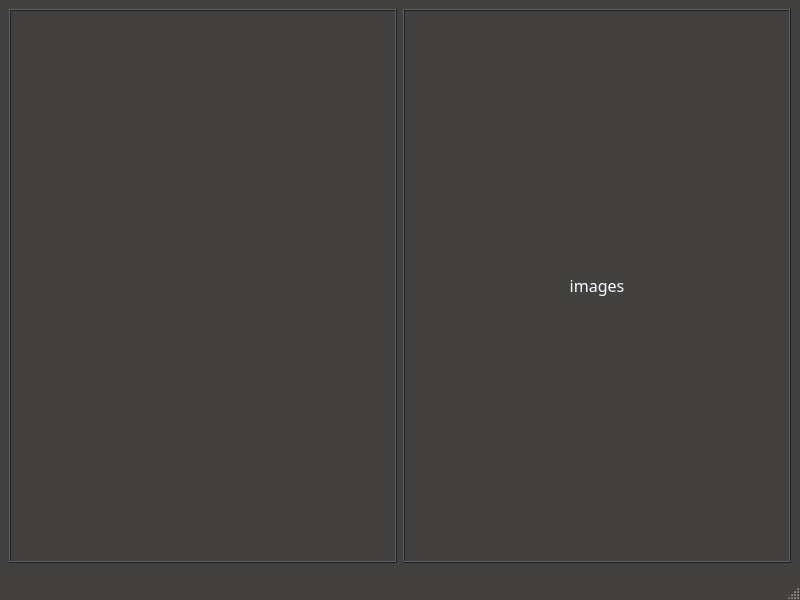
<?xml version="1.0" encoding="UTF-8"?>
<ui version="4.0">
 <class>MainWindow</class>
 <widget class="QMainWindow" name="MainWindow">
  <property name="geometry">
   <rect>
    <x>0</x>
    <y>0</y>
    <width>800</width>
    <height>600</height>
   </rect>
  </property>
  <property name="palette">
   <palette>
    <active>
     <colorrole role="WindowText">
      <brush brushstyle="SolidPattern">
       <color alpha="255">
        <red>255</red>
        <green>255</green>
        <blue>255</blue>
       </color>
      </brush>
     </colorrole>
     <colorrole role="Button">
      <brush brushstyle="SolidPattern">
       <color alpha="255">
        <red>66</red>
        <green>65</green>
        <blue>64</blue>
       </color>
      </brush>
     </colorrole>
     <colorrole role="Light">
      <brush brushstyle="SolidPattern">
       <color alpha="255">
        <red>99</red>
        <green>97</green>
        <blue>96</blue>
       </color>
      </brush>
     </colorrole>
     <colorrole role="Midlight">
      <brush brushstyle="SolidPattern">
       <color alpha="255">
        <red>82</red>
        <green>81</green>
        <blue>80</blue>
       </color>
      </brush>
     </colorrole>
     <colorrole role="Dark">
      <brush brushstyle="SolidPattern">
       <color alpha="255">
        <red>33</red>
        <green>32</green>
        <blue>32</blue>
       </color>
      </brush>
     </colorrole>
     <colorrole role="Mid">
      <brush brushstyle="SolidPattern">
       <color alpha="255">
        <red>44</red>
        <green>43</green>
        <blue>42</blue>
       </color>
      </brush>
     </colorrole>
     <colorrole role="Text">
      <brush brushstyle="SolidPattern">
       <color alpha="255">
        <red>255</red>
        <green>255</green>
        <blue>255</blue>
       </color>
      </brush>
     </colorrole>
     <colorrole role="BrightText">
      <brush brushstyle="SolidPattern">
       <color alpha="255">
        <red>255</red>
        <green>255</green>
        <blue>255</blue>
       </color>
      </brush>
     </colorrole>
     <colorrole role="ButtonText">
      <brush brushstyle="SolidPattern">
       <color alpha="255">
        <red>255</red>
        <green>255</green>
        <blue>255</blue>
       </color>
      </brush>
     </colorrole>
     <colorrole role="Base">
      <brush brushstyle="SolidPattern">
       <color alpha="255">
        <red>0</red>
        <green>0</green>
        <blue>0</blue>
       </color>
      </brush>
     </colorrole>
     <colorrole role="Window">
      <brush brushstyle="SolidPattern">
       <color alpha="255">
        <red>66</red>
        <green>65</green>
        <blue>64</blue>
       </color>
      </brush>
     </colorrole>
     <colorrole role="Shadow">
      <brush brushstyle="SolidPattern">
       <color alpha="255">
        <red>0</red>
        <green>0</green>
        <blue>0</blue>
       </color>
      </brush>
     </colorrole>
     <colorrole role="AlternateBase">
      <brush brushstyle="SolidPattern">
       <color alpha="255">
        <red>33</red>
        <green>32</green>
        <blue>32</blue>
       </color>
      </brush>
     </colorrole>
     <colorrole role="ToolTipBase">
      <brush brushstyle="SolidPattern">
       <color alpha="255">
        <red>255</red>
        <green>255</green>
        <blue>220</blue>
       </color>
      </brush>
     </colorrole>
     <colorrole role="ToolTipText">
      <brush brushstyle="SolidPattern">
       <color alpha="255">
        <red>0</red>
        <green>0</green>
        <blue>0</blue>
       </color>
      </brush>
     </colorrole>
    </active>
    <inactive>
     <colorrole role="WindowText">
      <brush brushstyle="SolidPattern">
       <color alpha="255">
        <red>255</red>
        <green>255</green>
        <blue>255</blue>
       </color>
      </brush>
     </colorrole>
     <colorrole role="Button">
      <brush brushstyle="SolidPattern">
       <color alpha="255">
        <red>66</red>
        <green>65</green>
        <blue>64</blue>
       </color>
      </brush>
     </colorrole>
     <colorrole role="Light">
      <brush brushstyle="SolidPattern">
       <color alpha="255">
        <red>99</red>
        <green>97</green>
        <blue>96</blue>
       </color>
      </brush>
     </colorrole>
     <colorrole role="Midlight">
      <brush brushstyle="SolidPattern">
       <color alpha="255">
        <red>82</red>
        <green>81</green>
        <blue>80</blue>
       </color>
      </brush>
     </colorrole>
     <colorrole role="Dark">
      <brush brushstyle="SolidPattern">
       <color alpha="255">
        <red>33</red>
        <green>32</green>
        <blue>32</blue>
       </color>
      </brush>
     </colorrole>
     <colorrole role="Mid">
      <brush brushstyle="SolidPattern">
       <color alpha="255">
        <red>44</red>
        <green>43</green>
        <blue>42</blue>
       </color>
      </brush>
     </colorrole>
     <colorrole role="Text">
      <brush brushstyle="SolidPattern">
       <color alpha="255">
        <red>255</red>
        <green>255</green>
        <blue>255</blue>
       </color>
      </brush>
     </colorrole>
     <colorrole role="BrightText">
      <brush brushstyle="SolidPattern">
       <color alpha="255">
        <red>255</red>
        <green>255</green>
        <blue>255</blue>
       </color>
      </brush>
     </colorrole>
     <colorrole role="ButtonText">
      <brush brushstyle="SolidPattern">
       <color alpha="255">
        <red>255</red>
        <green>255</green>
        <blue>255</blue>
       </color>
      </brush>
     </colorrole>
     <colorrole role="Base">
      <brush brushstyle="SolidPattern">
       <color alpha="255">
        <red>0</red>
        <green>0</green>
        <blue>0</blue>
       </color>
      </brush>
     </colorrole>
     <colorrole role="Window">
      <brush brushstyle="SolidPattern">
       <color alpha="255">
        <red>66</red>
        <green>65</green>
        <blue>64</blue>
       </color>
      </brush>
     </colorrole>
     <colorrole role="Shadow">
      <brush brushstyle="SolidPattern">
       <color alpha="255">
        <red>0</red>
        <green>0</green>
        <blue>0</blue>
       </color>
      </brush>
     </colorrole>
     <colorrole role="AlternateBase">
      <brush brushstyle="SolidPattern">
       <color alpha="255">
        <red>33</red>
        <green>32</green>
        <blue>32</blue>
       </color>
      </brush>
     </colorrole>
     <colorrole role="ToolTipBase">
      <brush brushstyle="SolidPattern">
       <color alpha="255">
        <red>255</red>
        <green>255</green>
        <blue>220</blue>
       </color>
      </brush>
     </colorrole>
     <colorrole role="ToolTipText">
      <brush brushstyle="SolidPattern">
       <color alpha="255">
        <red>0</red>
        <green>0</green>
        <blue>0</blue>
       </color>
      </brush>
     </colorrole>
    </inactive>
    <disabled>
     <colorrole role="WindowText">
      <brush brushstyle="SolidPattern">
       <color alpha="255">
        <red>33</red>
        <green>32</green>
        <blue>32</blue>
       </color>
      </brush>
     </colorrole>
     <colorrole role="Button">
      <brush brushstyle="SolidPattern">
       <color alpha="255">
        <red>66</red>
        <green>65</green>
        <blue>64</blue>
       </color>
      </brush>
     </colorrole>
     <colorrole role="Light">
      <brush brushstyle="SolidPattern">
       <color alpha="255">
        <red>99</red>
        <green>97</green>
        <blue>96</blue>
       </color>
      </brush>
     </colorrole>
     <colorrole role="Midlight">
      <brush brushstyle="SolidPattern">
       <color alpha="255">
        <red>82</red>
        <green>81</green>
        <blue>80</blue>
       </color>
      </brush>
     </colorrole>
     <colorrole role="Dark">
      <brush brushstyle="SolidPattern">
       <color alpha="255">
        <red>33</red>
        <green>32</green>
        <blue>32</blue>
       </color>
      </brush>
     </colorrole>
     <colorrole role="Mid">
      <brush brushstyle="SolidPattern">
       <color alpha="255">
        <red>44</red>
        <green>43</green>
        <blue>42</blue>
       </color>
      </brush>
     </colorrole>
     <colorrole role="Text">
      <brush brushstyle="SolidPattern">
       <color alpha="255">
        <red>33</red>
        <green>32</green>
        <blue>32</blue>
       </color>
      </brush>
     </colorrole>
     <colorrole role="BrightText">
      <brush brushstyle="SolidPattern">
       <color alpha="255">
        <red>255</red>
        <green>255</green>
        <blue>255</blue>
       </color>
      </brush>
     </colorrole>
     <colorrole role="ButtonText">
      <brush brushstyle="SolidPattern">
       <color alpha="255">
        <red>33</red>
        <green>32</green>
        <blue>32</blue>
       </color>
      </brush>
     </colorrole>
     <colorrole role="Base">
      <brush brushstyle="SolidPattern">
       <color alpha="255">
        <red>66</red>
        <green>65</green>
        <blue>64</blue>
       </color>
      </brush>
     </colorrole>
     <colorrole role="Window">
      <brush brushstyle="SolidPattern">
       <color alpha="255">
        <red>66</red>
        <green>65</green>
        <blue>64</blue>
       </color>
      </brush>
     </colorrole>
     <colorrole role="Shadow">
      <brush brushstyle="SolidPattern">
       <color alpha="255">
        <red>0</red>
        <green>0</green>
        <blue>0</blue>
       </color>
      </brush>
     </colorrole>
     <colorrole role="AlternateBase">
      <brush brushstyle="SolidPattern">
       <color alpha="255">
        <red>66</red>
        <green>65</green>
        <blue>64</blue>
       </color>
      </brush>
     </colorrole>
     <colorrole role="ToolTipBase">
      <brush brushstyle="SolidPattern">
       <color alpha="255">
        <red>255</red>
        <green>255</green>
        <blue>220</blue>
       </color>
      </brush>
     </colorrole>
     <colorrole role="ToolTipText">
      <brush brushstyle="SolidPattern">
       <color alpha="255">
        <red>0</red>
        <green>0</green>
        <blue>0</blue>
       </color>
      </brush>
     </colorrole>
    </disabled>
   </palette>
  </property>
  <property name="font">
   <font>
    <family>Chilanka</family>
    <pointsize>12</pointsize>
   </font>
  </property>
  <property name="windowTitle">
   <string>MainWindow</string>
  </property>
  <widget class="QWidget" name="centralwidget">
   <layout class="QGridLayout" name="gridLayout_2">
    <item row="0" column="0">
     <layout class="QHBoxLayout" name="horizontalLayout_4">
      <item>
       <widget class="QFrame" name="frame_with_buttons">
        <property name="frameShape">
         <enum>QFrame::Box</enum>
        </property>
        <property name="frameShadow">
         <enum>QFrame::Raised</enum>
        </property>
        <layout class="QHBoxLayout" name="horizontalLayout_2">
         <item>
          <layout class="QVBoxLayout" name="verticalLayout">
           <item>
            <widget class="QFrame" name="frame">
             <property name="frameShape">
              <enum>QFrame::NoFrame</enum>
             </property>
             <property name="frameShadow">
              <enum>QFrame::Raised</enum>
             </property>
             <layout class="QHBoxLayout" name="horizontalLayout_5">
              <item>
               <widget class="QPushButton" name="arrow_up">
                <property name="sizePolicy">
                 <sizepolicy hsizetype="Fixed" vsizetype="Fixed">
                  <horstretch>0</horstretch>
                  <verstretch>0</verstretch>
                 </sizepolicy>
                </property>
                <property name="minimumSize">
                 <size>
                  <width>100</width>
                  <height>100</height>
                 </size>
                </property>
                <property name="contextMenuPolicy">
                 <enum>Qt::DefaultContextMenu</enum>
                </property>
                <property name="acceptDrops">
                 <bool>false</bool>
                </property>
                <property name="layoutDirection">
                 <enum>Qt::LeftToRight</enum>
                </property>
                <property name="autoFillBackground">
                 <bool>false</bool>
                </property>
                <property name="text">
                 <string/>
                </property>
                <property name="icon">
                 <iconset>
                  <normaloff>up.jpeg</normaloff>up.jpeg</iconset>
                </property>
                <property name="iconSize">
                 <size>
                  <width>100</width>
                  <height>100</height>
                 </size>
                </property>
                <property name="autoExclusive">
                 <bool>false</bool>
                </property>
                <property name="autoDefault">
                 <bool>false</bool>
                </property>
                <property name="default">
                 <bool>false</bool>
                </property>
                <property name="flat">
                 <bool>true</bool>
                </property>
               </widget>
              </item>
             </layout>
            </widget>
           </item>
           <item>
            <layout class="QHBoxLayout" name="horizontalLayout">
             <item>
              <widget class="QPushButton" name="arrow_left">
               <property name="sizePolicy">
                <sizepolicy hsizetype="Fixed" vsizetype="Fixed">
                 <horstretch>0</horstretch>
                 <verstretch>0</verstretch>
                </sizepolicy>
               </property>
               <property name="minimumSize">
                <size>
                 <width>100</width>
                 <height>100</height>
                </size>
               </property>
               <property name="text">
                <string/>
               </property>
               <property name="icon">
                <iconset>
                 <normaloff>left.jpeg</normaloff>left.jpeg</iconset>
               </property>
               <property name="iconSize">
                <size>
                 <width>100</width>
                 <height>100</height>
                </size>
               </property>
               <property name="flat">
                <bool>true</bool>
               </property>
              </widget>
             </item>
             <item>
              <widget class="QPushButton" name="arrow_right">
               <property name="sizePolicy">
                <sizepolicy hsizetype="Fixed" vsizetype="Fixed">
                 <horstretch>0</horstretch>
                 <verstretch>0</verstretch>
                </sizepolicy>
               </property>
               <property name="minimumSize">
                <size>
                 <width>100</width>
                 <height>100</height>
                </size>
               </property>
               <property name="text">
                <string/>
               </property>
               <property name="icon">
                <iconset>
                 <normaloff>right.jpeg</normaloff>right.jpeg</iconset>
               </property>
               <property name="iconSize">
                <size>
                 <width>100</width>
                 <height>100</height>
                </size>
               </property>
               <property name="flat">
                <bool>true</bool>
               </property>
              </widget>
             </item>
            </layout>
           </item>
           <item>
            <widget class="QFrame" name="frame_2">
             <property name="frameShape">
              <enum>QFrame::NoFrame</enum>
             </property>
             <property name="frameShadow">
              <enum>QFrame::Raised</enum>
             </property>
             <layout class="QHBoxLayout" name="horizontalLayout_6">
              <item>
               <widget class="QPushButton" name="arrow_down">
                <property name="sizePolicy">
                 <sizepolicy hsizetype="Fixed" vsizetype="Fixed">
                  <horstretch>0</horstretch>
                  <verstretch>0</verstretch>
                 </sizepolicy>
                </property>
                <property name="minimumSize">
                 <size>
                  <width>100</width>
                  <height>100</height>
                 </size>
                </property>
                <property name="text">
                 <string/>
                </property>
                <property name="icon">
                 <iconset>
                  <normaloff>down.jpeg</normaloff>down.jpeg</iconset>
                </property>
                <property name="iconSize">
                 <size>
                  <width>100</width>
                  <height>100</height>
                 </size>
                </property>
                <property name="flat">
                 <bool>true</bool>
                </property>
               </widget>
              </item>
             </layout>
            </widget>
           </item>
          </layout>
         </item>
        </layout>
       </widget>
      </item>
      <item>
       <widget class="QFrame" name="frame_with_images">
        <property name="frameShape">
         <enum>QFrame::Box</enum>
        </property>
        <property name="frameShadow">
         <enum>QFrame::Raised</enum>
        </property>
        <layout class="QHBoxLayout" name="horizontalLayout_3">
         <item>
          <widget class="QLabel" name="label">
           <property name="sizePolicy">
            <sizepolicy hsizetype="Minimum" vsizetype="Minimum">
             <horstretch>0</horstretch>
             <verstretch>0</verstretch>
            </sizepolicy>
           </property>
           <property name="autoFillBackground">
            <bool>true</bool>
           </property>
           <property name="text">
            <string>&lt;html&gt;&lt;head/&gt;&lt;body&gt;&lt;p align=&quot;center&quot;&gt;images&lt;/p&gt;&lt;/body&gt;&lt;/html&gt;</string>
           </property>
          </widget>
         </item>
        </layout>
       </widget>
      </item>
     </layout>
    </item>
   </layout>
  </widget>
  <widget class="QMenuBar" name="menubar">
   <property name="geometry">
    <rect>
     <x>0</x>
     <y>0</y>
     <width>800</width>
     <height>23</height>
    </rect>
   </property>
  </widget>
  <widget class="QStatusBar" name="statusbar"/>
 </widget>
 <resources/>
 <connections/>
</ui>
